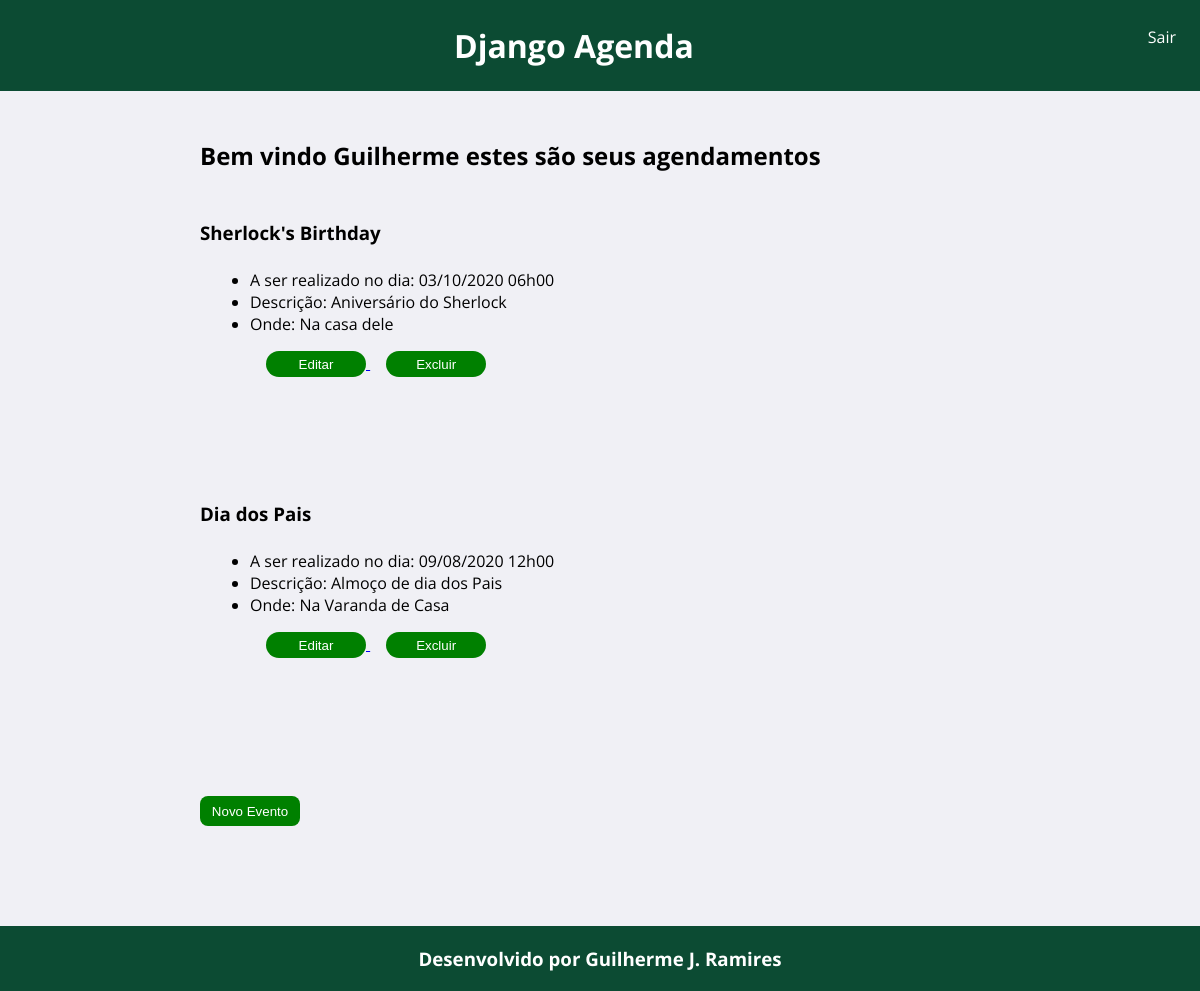
The app's page /agenda/ (signed in), older data.
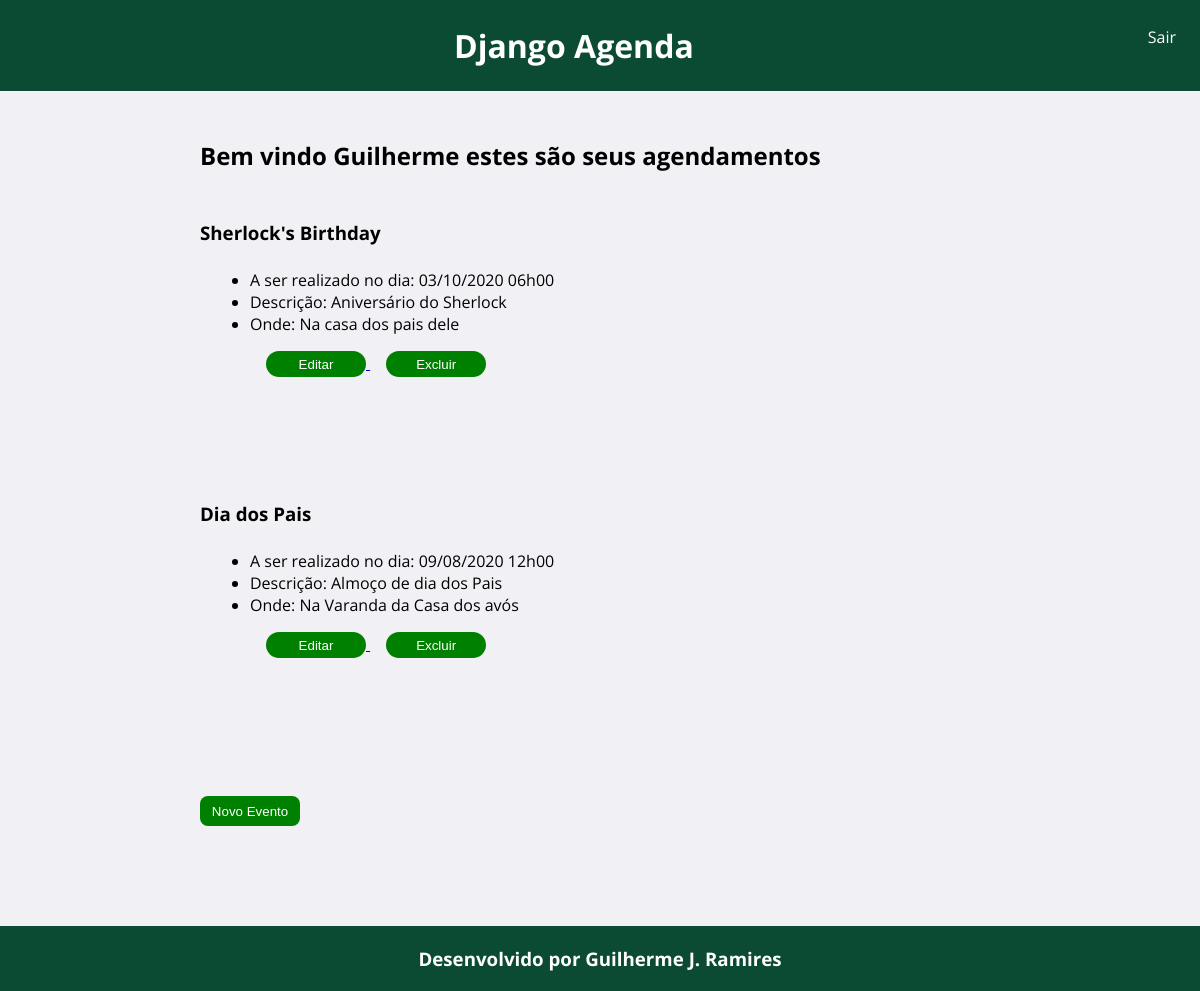
The same page, newer data.
### core/models.py (models this page shows, shortened)
class Evento(models.Model):
    titulo= models.CharField(max_length=100)
    descricao= models.TextField(blank=True, null=True)
    data_evento= models.DateTimeField()
    data_criacao= models.DateTimeField(auto_now=True)
    local= models.CharField(max_length=250, blank=True, null=True)
    usuario= models.ForeignKey(User, on_delete=models.CASCADE)
    class Meta:
        db_table= 'evento'
    def converte_data_evento(self):
        return self.data_evento.strftime('%d/%m/%Y %Hh%M')

### core/views.py (the view)
# urls.py: path('agenda/', views.agenda ),
@login_required(login_url='/login/')
def agenda(request):
    usuario= request.user
    evento= Evento.objects.filter(usuario=usuario)
    dados= {'eventos':evento}
    return render(request, 'agenda.html', dados)

### templates/agenda.html (shortened to what this page needs)
{% extends "model-page.html" %}
{% block content %}
    <div class="content">
        <h2>Bem vindo {{ user }} estes são seus agendamentos</h2>
        {% for evento in eventos %}
            <div class="eventos">
                <h3>{{ evento.titulo }}</h3>
                <ul>
                    <li>A ser realizado no dia: {{ evento.converte_data_evento}}</li>
                    <li>Descrição: {{ evento.descricao }}</li>
                    <li>Onde: {{ evento.local }}</li>
                    <a href="evento/?id={{ evento.id }}">
                        <button>Editar</button>
                    </a>
                    <a href="evento/delete/{{ evento.id }}">
                        <button>Excluir</button>
                    </a>
                </ul>
            </div>
        {% endfor %}
        <br>
        <a href="evento/">
            <button>Novo Evento</button>
        </a>
    </div>
{% endblock %}

Row changes from the older to the newer data that the page shows:
changed Evento "Sherlock's Birthday": local "Na casa dele" → "Na casa dos pais dele"
changed Evento "Dia dos Pais": local "Na Varanda de Casa" → "Na Varanda da Casa dos avós"
